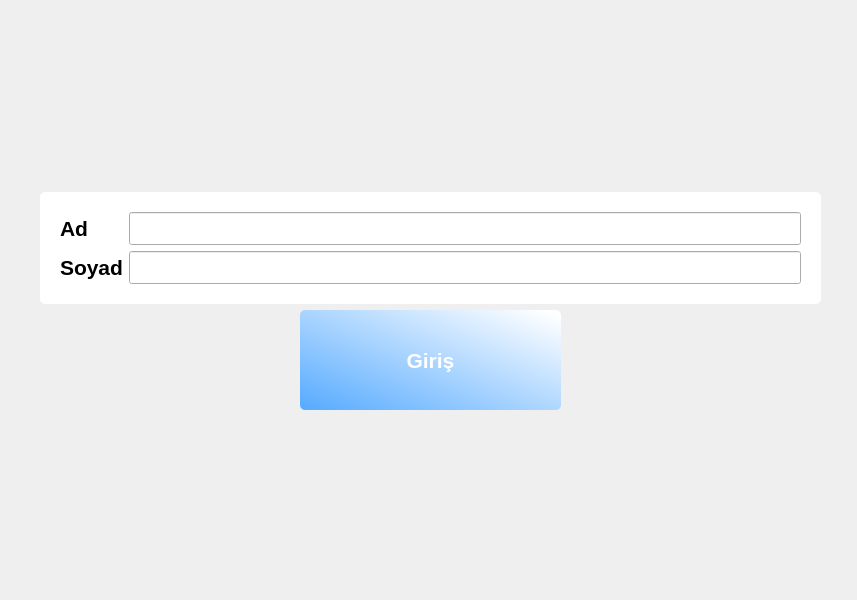
<?xml version="1.0" encoding="UTF-8"?>
<ui version="4.0">
 <class>MainWindow</class>
 <widget class="QMainWindow" name="MainWindow">
  <property name="geometry">
   <rect>
    <x>0</x>
    <y>0</y>
    <width>857</width>
    <height>600</height>
   </rect>
  </property>
  <property name="windowTitle">
   <string>StyleSheets</string>
  </property>
  <property name="windowIcon">
   <iconset resource="icon.qrc">
    <normaloff>:/icon/1.jpg</normaloff>:/icon/1.jpg</iconset>
  </property>
  <widget class="QWidget" name="centralwidget">
   <property name="styleSheet">
    <string notr="true">#centralwidget{
border-image: url(:/icon/1.jpg);
}</string>
   </property>
   <widget class="QWidget" name="verticalLayoutWidget">
    <property name="geometry">
     <rect>
      <x>40</x>
      <y>0</y>
      <width>781</width>
      <height>601</height>
     </rect>
    </property>
    <layout class="QVBoxLayout" name="verticalLayout">
     <item>
      <spacer name="verticalSpacer">
       <property name="orientation">
        <enum>Qt::Vertical</enum>
       </property>
       <property name="sizeHint" stdset="0">
        <size>
         <width>20</width>
         <height>40</height>
        </size>
       </property>
      </spacer>
     </item>
     <item>
      <widget class="QFrame" name="formFrame">
       <property name="styleSheet">
        <string notr="true">#formFrame{
background-color: rgb(255, 255, 255);
border-radius:5px;
}</string>
       </property>
       <layout class="QFormLayout" name="formLayout">
        <property name="leftMargin">
         <number>20</number>
        </property>
        <property name="topMargin">
         <number>20</number>
        </property>
        <property name="rightMargin">
         <number>20</number>
        </property>
        <property name="bottomMargin">
         <number>20</number>
        </property>
        <item row="0" column="0">
         <widget class="QLabel" name="lbl_ad">
          <property name="font">
           <font>
            <pointsize>16</pointsize>
            <weight>75</weight>
            <bold>true</bold>
           </font>
          </property>
          <property name="text">
           <string>Ad</string>
          </property>
         </widget>
        </item>
        <item row="0" column="1">
         <widget class="QLineEdit" name="txt_ad">
          <property name="font">
           <font>
            <pointsize>16</pointsize>
           </font>
          </property>
         </widget>
        </item>
        <item row="2" column="0">
         <widget class="QLabel" name="lbl_soyad">
          <property name="font">
           <font>
            <pointsize>16</pointsize>
            <weight>75</weight>
            <bold>true</bold>
           </font>
          </property>
          <property name="text">
           <string>Soyad</string>
          </property>
         </widget>
        </item>
        <item row="2" column="1">
         <widget class="QLineEdit" name="txt_soyad">
          <property name="font">
           <font>
            <pointsize>16</pointsize>
           </font>
          </property>
         </widget>
        </item>
       </layout>
      </widget>
     </item>
     <item>
      <layout class="QHBoxLayout" name="horizontalLayout">
       <item>
        <spacer name="horizontalSpacer">
         <property name="orientation">
          <enum>Qt::Horizontal</enum>
         </property>
         <property name="sizeHint" stdset="0">
          <size>
           <width>40</width>
           <height>20</height>
          </size>
         </property>
        </spacer>
       </item>
       <item>
        <widget class="QPushButton" name="pushButton">
         <property name="sizePolicy">
          <sizepolicy hsizetype="Expanding" vsizetype="Fixed">
           <horstretch>0</horstretch>
           <verstretch>0</verstretch>
          </sizepolicy>
         </property>
         <property name="minimumSize">
          <size>
           <width>200</width>
           <height>100</height>
          </size>
         </property>
         <property name="font">
          <font>
           <pointsize>16</pointsize>
           <weight>75</weight>
           <bold>true</bold>
          </font>
         </property>
         <property name="styleSheet">
          <string notr="true">color: rgb(255, 255, 255);
background-color: qlineargradient(spread:pad, x1:0, y1:1, x2:1, y2:0.068, stop:0 rgba(85, 170, 255, 255), stop:1 rgba(255, 255, 255, 255));
border-radius:5px;</string>
         </property>
         <property name="text">
          <string>Giriş</string>
         </property>
        </widget>
       </item>
       <item>
        <spacer name="horizontalSpacer_2">
         <property name="orientation">
          <enum>Qt::Horizontal</enum>
         </property>
         <property name="sizeHint" stdset="0">
          <size>
           <width>40</width>
           <height>20</height>
          </size>
         </property>
        </spacer>
       </item>
      </layout>
     </item>
     <item>
      <spacer name="verticalSpacer_2">
       <property name="orientation">
        <enum>Qt::Vertical</enum>
       </property>
       <property name="sizeHint" stdset="0">
        <size>
         <width>20</width>
         <height>40</height>
        </size>
       </property>
      </spacer>
     </item>
    </layout>
   </widget>
  </widget>
 </widget>
 <resources>
  <include location="icon.qrc"/>
 </resources>
 <connections/>
</ui>
